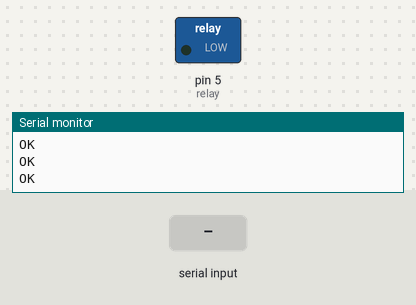
The sketch below on a simulated Arduino Uno, built with avr-gcc and run on an emulated ATmega328P. On the bench: switched loads named in the sketch (green lamp = pin HIGH), the last lines printed to the serial monitor. The test bench sets the inputs (shaded band). The modem accepts every AT command (registered, SIM ready, sends succeed) and sends nothing else.

Above: at 5.2 s.
5.3 s: "ON" received over the second serial link
At 6.6 s:
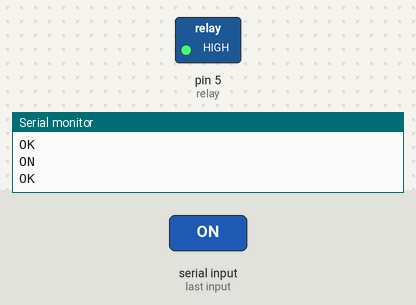
6.9 s: "OFF" received over the second serial link
At 8.1 s:
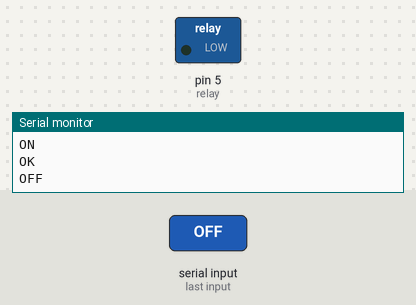
Timing chart, 0 to 9.9 s (numbered marks = the images above; inputs shaded):
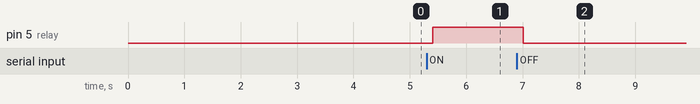

The sketch:

simFINAL_copy_20211006123015.ino
```cpp
#include <SoftwareSerial.h>

SoftwareSerial mySerial(14,12);  // (Rx,Tx  > Tx,Rx)

char incomingByte;
String inputString;
int relay = 5; // Выход для управления реле


void setup()
{
      pinMode(relay, OUTPUT);
      digitalWrite(relay, LOW); // Исходное состояние реле
      Serial.begin(9600);
      mySerial.begin(9600);
      while(!mySerial.available())
      {
        mySerial.println("AT");
        delay(1000);
        Serial.println("Connecting...");
      }
      Serial.println("Connected!");
      mySerial.println("AT+CMGF=1");  // Установка SMS в текстовый режим
      delay(1000);
      mySerial.println("AT+CNMI=1,2,0,0,0");  // Процедура обработки вновь полученных сообщений
      delay(1000);
      mySerial.println("AT+CMGL=\"REC UNREAD\""); // Прочитать непрочитанные сообщения
      delay(1000);
 }
void loop()
{
  if(mySerial.available()){
      delay(100);

      // Последовательный буфер
      while(mySerial.available()){
        incomingByte = mySerial.read();
        inputString += incomingByte;
        }

        delay(10);

        Serial.println(inputString);
        inputString.toUpperCase();

        // включить или выключить реле
        if (inputString.indexOf("ON") > -1){
          digitalWrite(relay, HIGH);
          }
         if (inputString.indexOf("OFF") > -1){
          digitalWrite(relay, LOW);
          }
          if (inputString.indexOf("TEST") > -1){
            mySerial.println("AT+CMGS=\"+79967958097\"");
            delay(500);
            mySerial.print(digitalRead(5));
            delay(500);
            mySerial.print((char)26);
            delay(500);
            }

        delay(50);

        // Удалить сообщения и сохранить память
        if (inputString.indexOf("OK") == -1){
        mySerial.println("AT+CMGDA=\"DEL ALL\"");

        delay(1000);}

        inputString = "";
  }
}
```

Measured:
- after the input at 5.3 s, pin 5 (relay): LOW → HIGH after 0.11 s
- after the input at 6.9 s, pin 5 (relay): HIGH → LOW after 0.11 s
